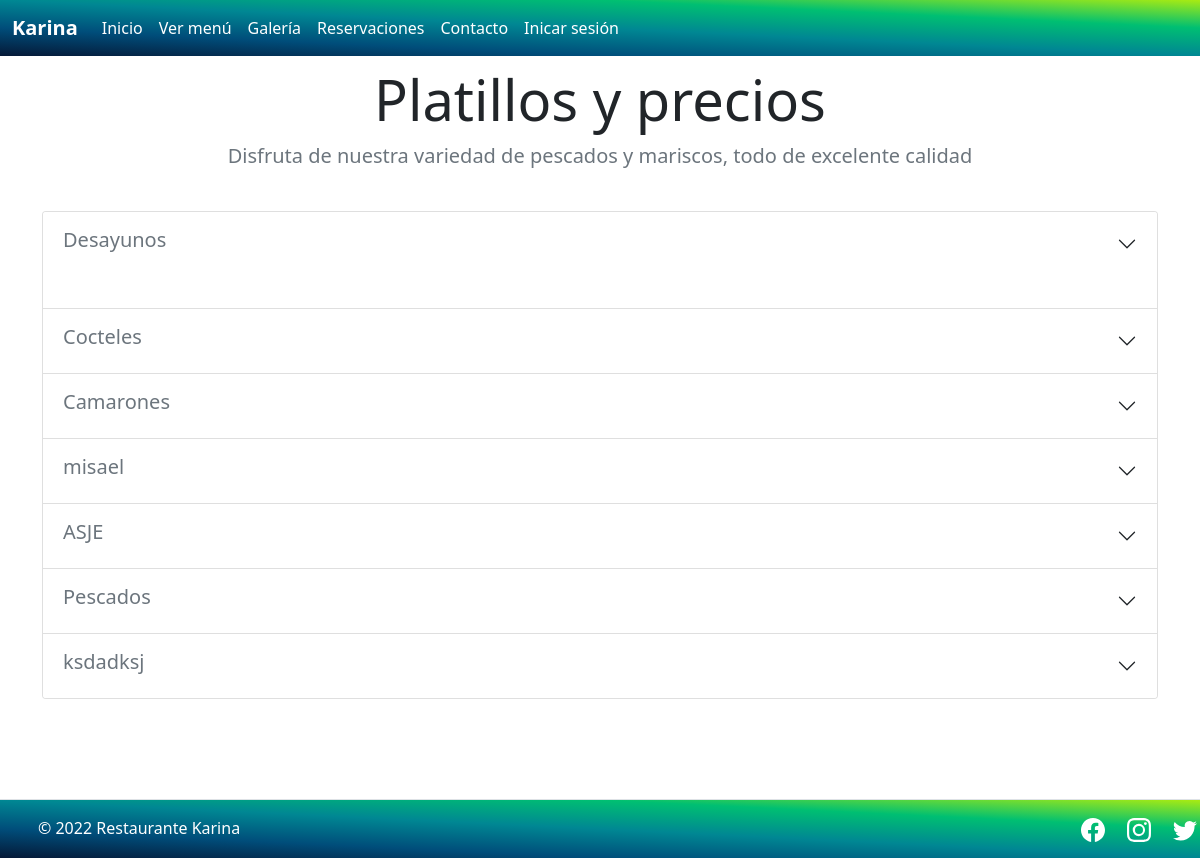
The page /carta on the database its author committed.
### tables this page shows
CREATE TABLE `tiposcomida` (
  `id` int(11) NOT NULL,
  `nomTipo` varchar(50) NOT NULL,
  `descripcion` text NOT NULL,
  `img_portada` longblob NOT NULL,
  `fecha_registro` datetime DEFAULT current_timestamp()
);

### controladores/plantilla.controlador.php (called while the page is built)
<?php
class ControladorPlantilla{
	public function ctrPlantilla(){
		include "vistas/plantilla.php";
	}
}

### index.php (called while the page is built, shortened)
<?php
require_once "controladores/plantilla.controlador.php";
require_once "controladores/reservaciones.controlador.php";
require_once "modelos/reservaciones.modelo.php";
$plantilla = new ControladorPlantilla();
$plantilla -> ctrPlantilla();

### modelos/conexion.php (called while the page is built)
<?php
class Conexion
{
	static public function conectar()
	{
		$link = new PDO(
			"mysql:host=localhost;dbname=playa",
			"root",
			""
		);
		$link->exec("set names utf8");
		return $link;
	}
}

### modelos/reservaciones.modelo.php (called while the page is built, shortened)
<?php
require_once "conexion.php";
class ReservacionesModelo
{
	static public function MostrarTiposComidas()
	{
		$conexion = Conexion::conectar()->prepare("SELECT * FROM tiposcomida");
		if ($conexion->execute()) {
			return $conexion->fetchAll();
		}
	}
}

### controladores/reservaciones.controlador.php (called while the page is built, shortened)
<?php
class ControladorReservaciones
{
    static public function TiposComidas()
    {
        $respuesta = ReservacionesModelo::MostrarTiposComidas();
        return $respuesta;
    }
}

### vistas/paginas/carta.php (the view, shortened to what this page needs)
<body>
    <?php
    $tipos_comidas = ControladorReservaciones::TiposComidas();
    ?>
    <header>
        <div class="pricing-header p-3 pb-md-4 mx-auto text-center" style="margin-top: 50px;">
            <h1 class="display-4 fw-normal">Platillos y precios</h1>
            <p class="fs-5 text-muted">Disfruta de nuestra variedad de pescados y mariscos, todo de excelente calidad</p>
        </div>
    </header>
    <main class="container">
        <div class="accordion" id="accordionExample" style="margin-bottom: 100px;">
            <?php
            $cont = 0;
            foreach ($tipos_comidas as $key => $value) {
                $estado = "false";
                $mostrar = "";
                if ($cont == 0) {
                    $estado = "true";
                    $mostrar = "show";
                }
            ?>
                <div class="accordion-item">
                    <h2 class="accordion-header" id="<?php echo ("heading" . $value["id"]); ?>">
                        <button class="accordion-button collapsed" type="button" data-bs-toggle="collapse" data-bs-target="#<?php echo ("collapse" . $value["id"]); ?>" aria-expanded="<?php echo ($estado) ?>" aria-controls="<?php echo ("collapse" . $value["id"]); ?>">
                            <h5 class="text-secondary"><?php echo ($value["nomTipo"]); ?></h5>
                        </button>
                    </h2>
                    <div id="<?php echo ("collapse" . $value["id"]); ?>" class="accordion-collapse collapse <?php echo ($mostrar); ?>" aria-labelledby="<?php echo ("heading" . $value["id"]); ?>" data-bs-parent="#accordionExample">
                        <div class="accordion-body">
                        </div>
                    </div>
                </div>
            <?php $cont++;
            } ?>
        </div>
    </main>
</body>

### rows shown on the page
tiposcomida: nomTipo "Desayunos"
tiposcomida: nomTipo "Cocteles"
tiposcomida: nomTipo "Camarones"
tiposcomida: nomTipo "misael"
tiposcomida: nomTipo "ASJE"
tiposcomida: nomTipo "Pescados"
tiposcomida: nomTipo "ksdadksj"
